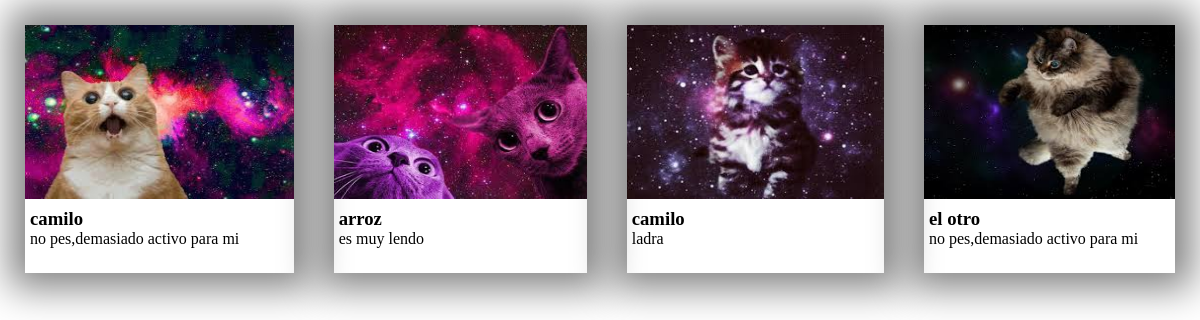
The page /Adopciones/mascotas/ on the database its author committed.
### Adopciones/models.py (models this page shows)
class Mascotas(models.Model):
    nombres = models.CharField(max_length = 100)
    edad    = models.IntegerField()
    genero  = models.CharField(max_length = 100)
    animal  = models.CharField(max_length = 100)
    descripcion = models.CharField(max_length = 300,null = True)
    imagen  = models.ImageField(null = True,blank = True)
    def get_absolute_url(self):
        return reverse('Adopciones:detalles',kwargs={'myID' : self.id})

### Adopciones/views.py (the view)
# urls.py: path('mascotas/',ListaMascotas,name ="lista_mascotas"),
def ListaMascotas(request):
    obj = Mascotas.objects.all()
    context = {
    "obj":obj
    }
    return render(request,"mascotas.html",context)

### Adopciones/templates/mascotas.html (shortened to what this page needs)
{% extends 'base.html' %}
{% load staticfiles %}
    {% block head%}
    <link rel="stylesheet" href="{% static 'css/estilos-galeria.css'%}">
    {% endblock%}
    {% block body%}
    <div class="container">
        {% for p in obj%}
            <div class="item">
                <a href ="{{p.get_absolute_url}}"><img src="{{p.imagen.url}}" class ="item-img"></a>
                <div class ="item-text">
                    <h3>{{ p.nombres }}</h3>
                    <p>{{ p.descripcion }}</p>
                </div>
            </div>
        {% endfor%}
    </div>
{% endblock%}

### Adopciones/static/css/estilos-galeria.css (style rules this page uses)
* { margin:0; padding: 0 ; box-sizing: border-box; }
.container { max-width: 100%; display:grid; grid-template-columns: repeat(4,auto); grid-template-rows: repeat(3,auto); grid-gap:30px; margin:20px; }
.item { display:inline-block; margin:5px; box-shadow: 1px -1px 36px 16px rgba(130,130,130,1); }
.item-img { width: 100%; height: 70%; }
.item-text { margin:5px; }

### rows shown on the page
Mascotas: imagen (picture), nombres "camilo", descripcion "no pes,demasiado activo para mi"
Mascotas: imagen (picture), nombres "arroz", descripcion "es muy lendo"
Mascotas: imagen (picture), nombres "camilo", descripcion "ladra"
Mascotas: imagen (picture), nombres "el otro", descripcion "no pes,demasiado activo para mi"
